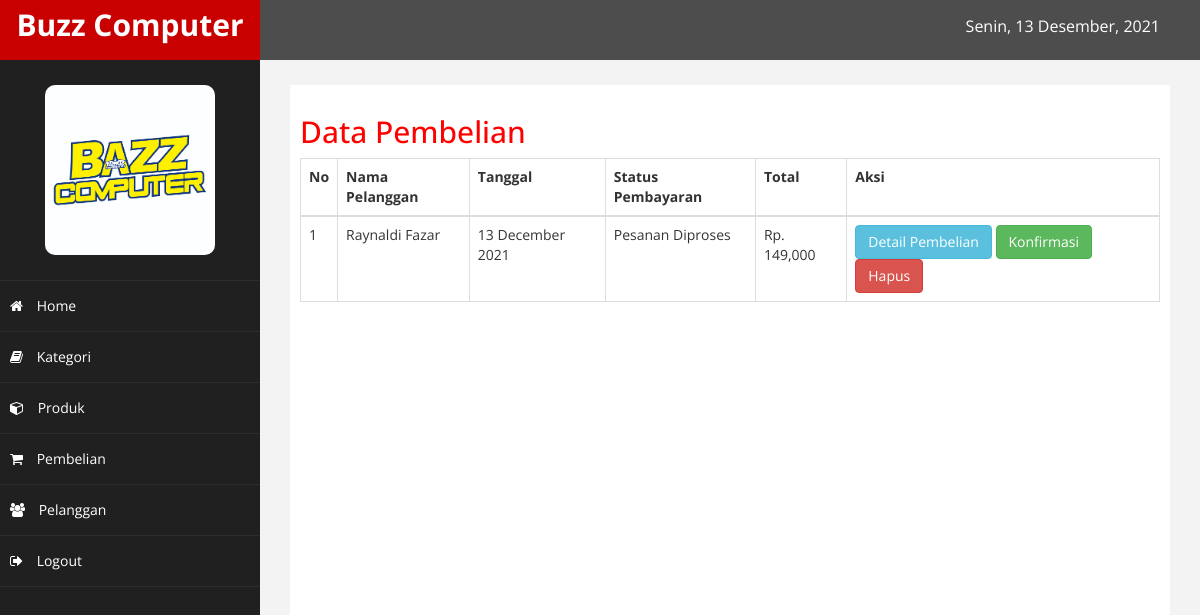
Page /admin/index.php?halaman=pembelian (signed in) on the committed database.
### tables this page shows
CREATE TABLE `pembelian` (
  `id_pembelian` int(11) NOT NULL,
  `id_pelanggan` int(11) NOT NULL,
  `tanggal_pembelian` date NOT NULL,
  `total_pembelian` int(11) NOT NULL,
  `alamat_pengiriman` text NOT NULL,
  `status_pembelian` varchar(100) NOT NULL DEFAULT 'Belum Dibayar',
  `resi_pengiriman` varchar(50) NOT NULL,
  `totalberat` int(11) NOT NULL,
  `provinsi` varchar(255) NOT NULL,
  `distrik` varchar(255) NOT NULL,
  `tipe` varchar(255) NOT NULL,
  `kodepos` varchar(255) NOT NULL,
  `ekspedisi` varchar(255) NOT NULL,
  `paket` varchar(255) NOT NULL,
  `ongkir` int(11) NOT NULL,
  `estimasi` varchar(255) NOT NULL
);

CREATE TABLE `pelanggan` (
  `id_pelanggan` int(11) NOT NULL,
  `email_pelanggan` varchar(100) NOT NULL,
  `password_pelanggan` varchar(50) NOT NULL,
  `nama_pelanggan` varchar(100) NOT NULL,
  `telepon_pelanggan` varchar(50) NOT NULL,
  `alamat_pelanggan` text NOT NULL
);

### admin/pembelian.php (the view)
<h2>Data Pembelian</h2>
<table class="table table-bordered">
    <tread>
        <tr>
            <th>No</th>
            <th>Nama Pelanggan</th>
            <th>Tanggal</th>
            <th>Status Pembayaran</th>
            <th>Total</th>
            <th>Aksi</th>
        </tr>
    </tread>
    <tbody>
        <?php $nomor = 1; ?>
        <?php $ambil = $koneksi->query("SELECT * FROM pembelian INNER JOIN pelanggan ON pembelian.id_pelanggan=pelanggan.id_pelanggan"); ?>
        <?php while ($pecah = $ambil->fetch_assoc()) { ?>
            <tr>
                <td><?php echo $nomor; ?></td>
                <td><?php echo $pecah['nama_pelanggan']; ?></td>
                <td><?php echo date("d F Y", strtotime($pecah['tanggal_pembelian'])); ?></td>
                <td><?php echo $pecah['status_pembelian']; ?></td>
                <td>Rp. <?php echo number_format($pecah['total_pembelian']); ?></td>
                <td>
                    <a href="index.php?halaman=detail&id=<?php echo $pecah['id_pembelian']; ?>" class="btn btn-info">Detail Pembelian</a>
                    <?php if ($pecah['status_pembelian'] !== "Pending") : ?>
                        <a href="index.php?halaman=pembayaran&id=<?php echo $pecah['id_pembelian'] ?>" class="btn btn-success">Konfirmasi</a>
                    <?php endif ?>
                    <a href="index.php?halaman=hapuspembelian&id=<?php echo $pecah['id_pembelian']; ?>" class="btn btn-danger" onclick="return confirm('Yakin Hapus?')">Hapus</a>
                </td>
            </tr>
            <?php $nomor++; ?>
        <?php } ?>
    </tbody>
</table>

### admin/assets/css/custom.css (style rules this page uses)
body { font-family: 'Open Sans', sans-serif; }
h2 { color: #f00; }

### rows in the picture
pembelian: id_pelanggan.nama_pelanggan "Raynaldi Fazar", tanggal_pembelian "13 December 2021", status_pembelian "Pesanan Diproses", total_pembelian "149,000"
